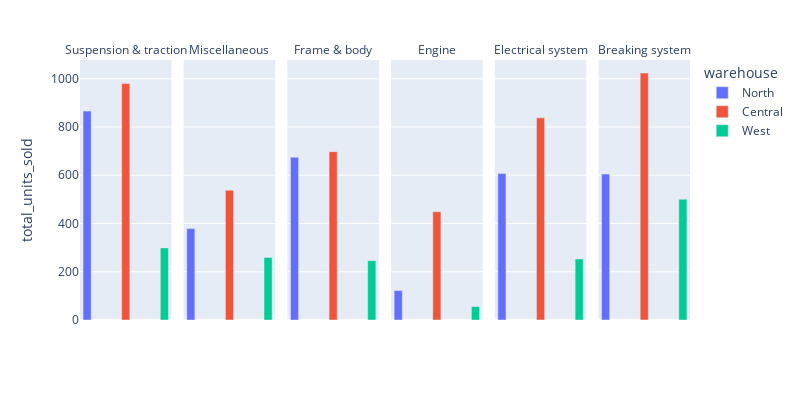

Notebook cell for this chart:
### Code cell
fig = px.bar(avg_sales_product, 
                x="warehouse",
                y="total_units_sold",
                color="warehouse",
                barmode="group",
                facet_col='product_line',
                hover_data=['avg_q_prod_sale','median_q_prod_sale','avg_sale'])
fig.for_each_annotation(lambda a: a.update(text=a.text.split("=")[-1]))
#fig.update_traces(showlegend=False)
fig.update(layout_showlegend=True)
fig.update_layout(
    autosize=False,
    width=800,
    height=400)
fig.update_xaxes(visible=False, showticklabels=True,title_text='Warehouse')

fig.show()

### Figure 1 — Plotly figure (JSON) as saved in the notebook; plotly's stock layout.template omitted (floating-point values rounded to 4 significant figures)
{"data": [{"alignmentgroup": "True", "customdata": [[9.62, 7.5, 334.6]], "hovertemplate": "warehouse=%{x}<br>product_line=Suspension & traction<br>total_units_sold=%{y}<br>avg_q_prod_sale=%{customdata[0]}<br>median_q_prod_sale=%{customdata[1]}<br>avg_sale=%{customdata[2]}<extra></extra>", "legendgroup": "North", "marker": {"color": "#636efa", "pattern": {"shape": ""}}, "name": "North", "offsetgroup": "North", "orientation": "v", "showlegend": true, "textposition": "auto", "type": "bar", "x": ["North"], "xaxis": "x", "y": [866], "yaxis": "y"}, {"alignmentgroup": "True", "customdata": [[9.97, 6, 226.8]], "hovertemplate": "warehouse=%{x}<br>product_line=Miscellaneous<br>total_units_sold=%{y}<br>avg_q_prod_sale=%{customdata[0]}<br>median_q_prod_sale=%{customdata[1]}<br>avg_sale=%{customdata[2]}<extra></extra>", "legendgroup": "North", "marker": {"color": "#636efa", "pattern": {"shape": ""}}, "name": "North", "offsetgroup": "North", "orientation": "v", "showlegend": false, "textposition": "auto", "type": "bar", "x": ["North"], "xaxis": "x2", "y": [379], "yaxis": "y2"}, {"alignmentgroup": "True", "customdata": [[11.44, 7, 481.3]], "hovertemplate": "warehouse=%{x}<br>product_line=Frame & body<br>total_units_sold=%{y}<br>avg_q_prod_sale=%{customdata[0]}<br>median_q_prod_sale=%{customdata[1]}<br>avg_sale=%{customdata[2]}<extra></extra>", "legendgroup": "North", "marker": {"color": "#636efa", "pattern": {"shape": ""}}, "name": "North", "offsetgroup": "North", "orientation": "v", "showlegend": false, "textposition": "auto", "type": "bar", "x": ["North"], "xaxis": "x3", "y": [675], "yaxis": "y3"}, {"alignmentgroup": "True", "customdata": [[7.62, 5, 452.3]], "hovertemplate": "warehouse=%{x}<br>product_line=Engine<br>total_units_sold=%{y}<br>avg_q_prod_sale=%{customdata[0]}<br>median_q_prod_sale=%{customdata[1]}<br>avg_sale=%{customdata[2]}<extra></extra>", "legendgroup": "North", "marker": {"color": "#636efa", "pattern": {"shape": ""}}, "name": "North", "offsetgroup": "North", "orientation": "v", "showlegend": false, "textposition": "auto", "type": "bar", "x": ["North"], "xaxis": "x4", "y": [122], "yaxis": "y4"}, {"alignmentgroup": "True", "customdata": [[9.2, 6.5, 231.0]], "hovertemplate": "warehouse=%{x}<br>product_line=Electrical system<br>total_units_sold=%{y}<br>avg_q_prod_sale=%{customdata[0]}<br>median_q_prod_sale=%{customdata[1]}<br>avg_sale=%{customdata[2]}<extra></extra>", "legendgroup": "North", "marker": {"color": "#636efa", "pattern": {"shape": ""}}, "name": "North", "offsetgroup": "North", "orientation": "v", "showlegend": false, "textposition": "auto", "type": "bar", "x": ["North"], "xaxis": "x5", "y": [607], "yaxis": "y5"}, {"alignmentgroup": "True", "customdata": [[8.52, 5, 149.1]], "hovertemplate": "warehouse=%{x}<br>product_line=Breaking system<br>total_units_sold=%{y}<br>avg_q_prod_sale=%{customdata[0]}<br>median_q_prod_sale=%{customdata[1]}<br>avg_sale=%{customdata[2]}<extra></extra>", "legendgroup": "North", "marker": {"color": "#636efa", "pattern": {"shape": ""}}, "name": "North", "offsetgroup": "North", "orientation": "v", "showlegend": false, "textposition": "auto", "type": "bar", "x": ["North"], "xaxis": "x6", "y": [605], "yaxis": "y6"}, {"alignmentgroup": "True", "customdata": [[9.33, 6, 311.1]], "hovertemplate": "warehouse=%{x}<br>product_line=Suspension & traction<br>total_units_sold=%{y}<br>avg_q_prod_sale=%{customdata[0]}<br>median_q_prod_sale=%{customdata[1]}<br>avg_sale=%{customdata[2]}<extra></extra>", "legendgroup": "Central", "marker": {"color": "#EF553B", "pattern": {"shape": ""}}, "name": "Central", "offsetgroup": "Central", "orientation": "v", "showlegend": true, "textposition": "auto", "type": "bar", "x": ["Central"], "xaxis": "x", "y": [980], "yaxis": "y"}, {"alignmentgroup": "True", "customdata": [[9.28, 7, 210.7]], "hovertemplate": "warehouse=%{x}<br>product_line=Miscellaneous<br>total_units_sold=%{y}<br>avg_q_prod_sale=%{customdata[0]}<br>median_q_prod_sale=%{customdata[1]}<br>avg_sale=%{customdata[2]}<extra></extra>", "legendgroup": "Central", "marker": {"color": "#EF553B", "pattern": {"shape": ""}}, "name": "Central", "offsetgroup": "Central", "orientation": "v", "showlegend": false, "textposition": "auto", "type": "bar", "x": ["Central"], "xaxis": "x2", "y": [538], "yaxis": "y2"}, {"alignmentgroup": "True", "customdata": [[8.95, 6, 385.1]], "hovertemplate": "warehouse=%{x}<br>product_line=Frame & body<br>total_units_sold=%{y}<br>avg_q_prod_sale=%{customdata[0]}<br>median_q_prod_sale=%{customdata[1]}<br>avg_sale=%{customdata[2]}<extra></extra>", "legendgroup": "Central", "marker": {"color": "#EF553B", "pattern": {"shape": ""}}, "name": "Central", "offsetgroup": "Central", "orientation": "v", "showlegend": false, "textposition": "auto", "type": "bar", "x": ["Central"], "xaxis": "x3", "y": [698], "yaxis": "y3"}, {"alignmentgroup": "True", "customdata": [[12.47, 8, 757.3]], "hovertemplate": "warehouse=%{x}<br>product_line=Engine<br>total_units_sold=%{y}<br>avg_q_prod_sale=%{customdata[0]}<br>median_q_prod_sale=%{customdata[1]}<br>avg_sale=%{customdata[2]}<extra></extra>", "legendgroup": "Central", "marker": {"color": "#EF553B", "pattern": {"shape": ""}}, "name": "Central", "offsetgroup": "Central", "orientation": "v", "showlegend": false, "textposition": "auto", "type": "bar", "x": ["Central"], "xaxis": "x4", "y": [449], "yaxis": "y4"}, {"alignmentgroup": "True", "customdata": [[9.21, 7, 241.7]], "hovertemplate": "warehouse=%{x}<br>product_line=Electrical system<br>total_units_sold=%{y}<br>avg_q_prod_sale=%{customdata[0]}<br>median_q_prod_sale=%{customdata[1]}<br>avg_sale=%{customdata[2]}<extra></extra>", "legendgroup": "Central", "marker": {"color": "#EF553B", "pattern": {"shape": ""}}, "name": "Central", "offsetgroup": "Central", "orientation": "v", "showlegend": false, "textposition": "auto", "type": "bar", "x": ["Central"], "xaxis": "x5", "y": [838], "yaxis": "y5"}, {"alignmentgroup": "True", "customdata": [[9.14, 5, 158.9]], "hovertemplate": "warehouse=%{x}<br>product_line=Breaking system<br>total_units_sold=%{y}<br>avg_q_prod_sale=%{customdata[0]}<br>median_q_prod_sale=%{customdata[1]}<br>avg_sale=%{customdata[2]}<extra></extra>", "legendgroup": "Central", "marker": {"color": "#EF553B", "pattern": {"shape": ""}}, "name": "Central", "offsetgroup": "Central", "orientation": "v", "showlegend": false, "textposition": "auto", "type": "bar", "x": ["Central"], "xaxis": "x6", "y": [1024], "yaxis": "y6"}, {"alignmentgroup": "True", "customdata": [[9.06, 6, 309.9]], "hovertemplate": "warehouse=%{x}<br>product_line=Suspension & traction<br>total_units_sold=%{y}<br>avg_q_prod_sale=%{customdata[0]}<br>median_q_prod_sale=%{customdata[1]}<br>avg_sale=%{customdata[2]}<extra></extra>", "legendgroup": "West", "marker": {"color": "#00cc96", "pattern": {"shape": ""}}, "name": "West", "offsetgroup": "West", "orientation": "v", "showlegend": true, "textposition": "auto", "type": "bar", "x": ["West"], "xaxis": "x", "y": [299], "yaxis": "y"}, {"alignmentgroup": "True", "customdata": [[9.96, 6.5, 243.3]], "hovertemplate": "warehouse=%{x}<br>product_line=Miscellaneous<br>total_units_sold=%{y}<br>avg_q_prod_sale=%{customdata[0]}<br>median_q_prod_sale=%{customdata[1]}<br>avg_sale=%{customdata[2]}<extra></extra>", "legendgroup": "West", "marker": {"color": "#00cc96", "pattern": {"shape": ""}}, "name": "West", "offsetgroup": "West", "orientation": "v", "showlegend": false, "textposition": "auto", "type": "bar", "x": ["West"], "xaxis": "x2", "y": [259], "yaxis": "y2"}, {"alignmentgroup": "True", "customdata": [[8.48, 7, 365.1]], "hovertemplate": "warehouse=%{x}<br>product_line=Frame & body<br>total_units_sold=%{y}<br>avg_q_prod_sale=%{customdata[0]}<br>median_q_prod_sale=%{customdata[1]}<br>avg_sale=%{customdata[2]}<extra></extra>", "legendgroup": "West", "marker": {"color": "#00cc96", "pattern": {"shape": ""}}, "name": "West", "offsetgroup": "West", "orientation": "v", "showlegend": false, "textposition": "auto", "type": "bar", "x": ["West"], "xaxis": "x3", "y": [246], "yaxis": "y3"}, {"alignmentgroup": "True", "customdata": [[6.22, 7, 382.8]], "hovertemplate": "warehouse=%{x}<br>product_line=Engine<br>total_units_sold=%{y}<br>avg_q_prod_sale=%{customdata[0]}<br>median_q_prod_sale=%{customdata[1]}<br>avg_sale=%{customdata[2]}<extra></extra>", "legendgroup": "West", "marker": {"color": "#00cc96", "pattern": {"shape": ""}}, "name": "West", "offsetgroup": "West", "orientation": "v", "showlegend": false, "textposition": "auto", "type": "bar", "x": ["West"], "xaxis": "x4", "y": [56], "yaxis": "y4"}, {"alignmentgroup": "True", "customdata": [[7.03, 6, 177.0]], "hovertemplate": "warehouse=%{x}<br>product_line=Electrical system<br>total_units_sold=%{y}<br>avg_q_prod_sale=%{customdata[0]}<br>median_q_prod_sale=%{customdata[1]}<br>avg_sale=%{customdata[2]}<extra></extra>", "legendgroup": "West", "marker": {"color": "#00cc96", "pattern": {"shape": ""}}, "name": "West", "offsetgroup": "West", "orientation": "v", "showlegend": false, "textposition": "auto", "type": "bar", "x": ["West"], "xaxis": "x5", "y": [253], "yaxis": "y5"}, {"alignmentgroup": "True", "customdata": [[10.66, 7, 212.1]], "hovertemplate": "warehouse=%{x}<br>product_line=Breaking system<br>total_units_sold=%{y}<br>avg_q_prod_sale=%{customdata[0]}<br>median_q_prod_sale=%{customdata[1]}<br>avg_sale=%{customdata[2]}<extra></extra>", "legendgroup": "West", "marker": {"color": "#00cc96", "pattern": {"shape": ""}}, "name": "West", "offsetgroup": "West", "orientation": "v", "showlegend": false, "textposition": "auto", "type": "bar", "x": ["West"], "xaxis": "x6", "y": [501], "yaxis": "y6"}], "layout": {"annotations": [{"font": {}, "showarrow": false, "text": "Suspension & traction", "x": 0.075, "xanchor": "center", "xref": "paper", "y": 1, "yanchor": "bottom", "yref": "paper"}, {"font": {}, "showarrow": false, "text": "Miscellaneous", "x": 0.245, "xanchor": "center", "xref": "paper", "y": 1, "yanchor": "bottom", "yref": "paper"}, {"font": {}, "showarrow": false, "text": "Frame & body", "x": 0.415, "xanchor": "center", "xref": "paper", "y": 1, "yanchor": "bottom", "yref": "paper"}, {"font": {}, "showarrow": false, "text": "Engine", "x": 0.585, "xanchor": "center", "xref": "paper", "y": 1, "yanchor": "bottom", "yref": "paper"}, {"font": {}, "showarrow": false, "text": "Electrical system", "x": 0.755, "xanchor": "center", "xref": "paper", "y": 1, "yanchor": "bottom", "yref": "paper"}, {"font": {}, "showarrow": false, "text": "Breaking system", "x": 0.925, "xanchor": "center", "xref": "paper", "y": 1, "yanchor": "bottom", "yref": "paper"}], "autosize": false, "barmode": "group", "height": 400, "legend": {"title": {"text": "warehouse"}, "tracegroupgap": 0}, "margin": {"t": 60}, "showlegend": true, "width": 800, "xaxis": {"anchor": "y", "categoryarray": ["North", "Central", "West"], "categoryorder": "array", "domain": [0, 0.15], "showticklabels": true, "title": {"text": "Warehouse"}, "visible": false}, "xaxis2": {"anchor": "y2", "categoryarray": ["North", "Central", "West"], "categoryorder": "array", "domain": [0.17, 0.32], "matches": "x", "showticklabels": true, "title": {"text": "Warehouse"}, "visible": false}, "xaxis3": {"anchor": "y3", "categoryarray": ["North", "Central", "West"], "categoryorder": "array", "domain": [0.34, 0.49], "matches": "x", "showticklabels": true, "title": {"text": "Warehouse"}, "visible": false}, "xaxis4": {"anchor": "y4", "categoryarray": ["North", "Central", "West"], "categoryorder": "array", "domain": [0.51, 0.66], "matches": "x", "showticklabels": true, "title": {"text": "Warehouse"}, "visible": false}, "xaxis5": {"anchor": "y5", "categoryarray": ["North", "Central", "West"], "categoryorder": "array", "domain": [0.68, 0.83], "matches": "x", "showticklabels": true, "title": {"text": "Warehouse"}, "visible": false}, "xaxis6": {"anchor": "y6", "categoryarray": ["North", "Central", "West"], "categoryorder": "array", "domain": [0.85, 1], "matches": "x", "showticklabels": true, "title": {"text": "Warehouse"}, "visible": false}, "yaxis": {"anchor": "x", "domain": [0, 1], "title": {"text": "total_units_sold"}}, "yaxis2": {"anchor": "x2", "domain": [0, 1], "matches": "y", "showticklabels": false}, "yaxis3": {"anchor": "x3", "domain": [0, 1], "matches": "y", "showticklabels": false}, "yaxis4": {"anchor": "x4", "domain": [0, 1], "matches": "y", "showticklabels": false}, "yaxis5": {"anchor": "x5", "domain": [0, 1], "matches": "y", "showticklabels": false}, "yaxis6": {"anchor": "x6", "domain": [0, 1], "matches": "y", "showticklabels": false}}}
